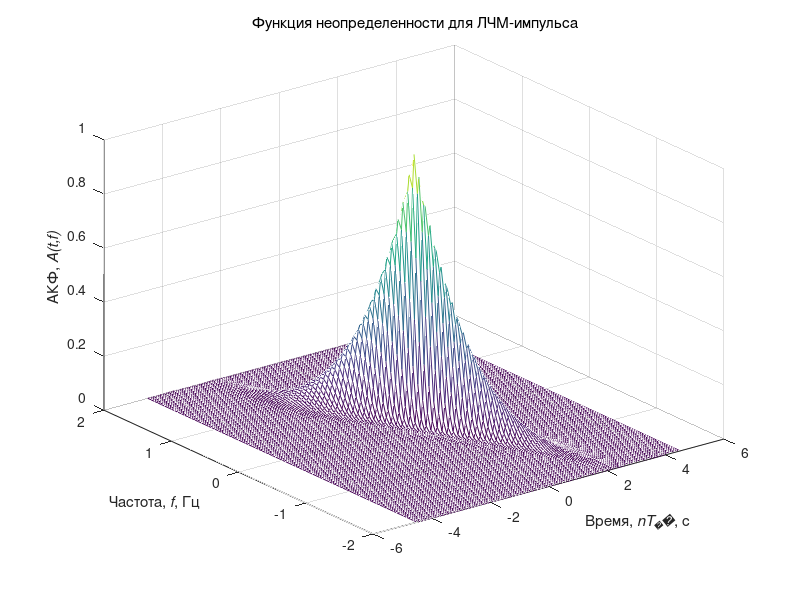
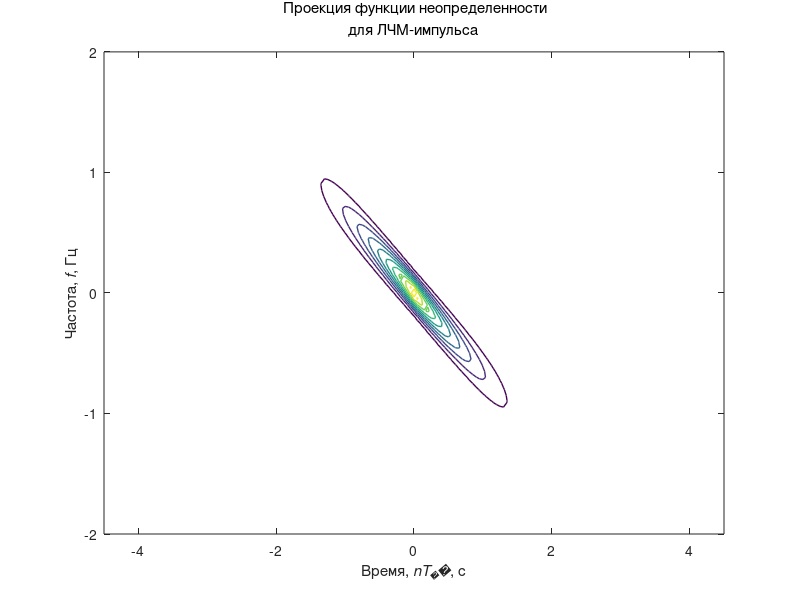
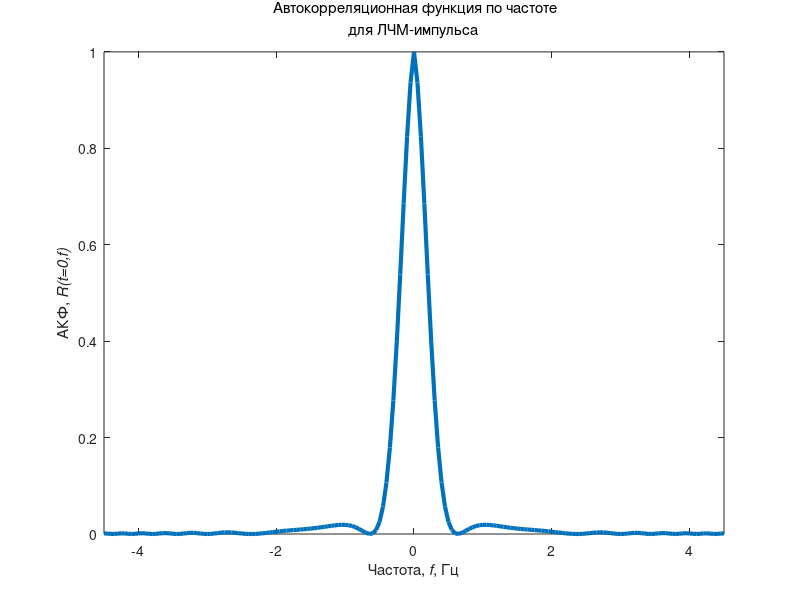
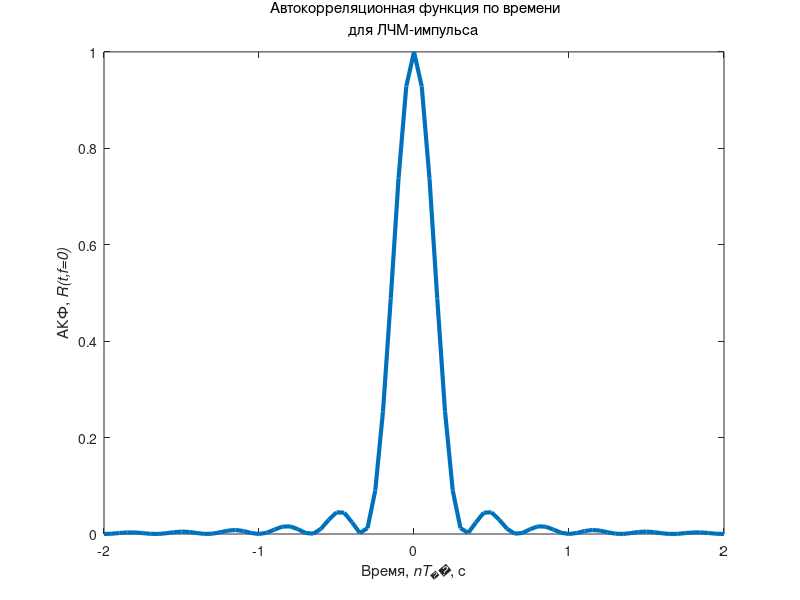

These charts were generated, in order, by the following MATLAB code:
% плагин pulse waveform analyzer
% фкмб - фазо-кода манипулируемый сигнал кода Баркера
% нчм - непрерывная частотная модуляция
% лчм - линейно частотная модуляция
% Имитационное моделирование и графическая визуализация
% функции неопределенности простых и сложных сигналов
clear all; % Очистка памяти
close all; % Закрытие всех окон с графиками
clc; % Очистка окна команд и сообщений
fontSize=10; % Размер шрифта графиков
fontType=''; % Тип шрифта графиков
% Цвет графиков
tColor='b'; % Временная область
tColorLight=[0.3 0.7 0.9]; % Временная область
Color0='r'; % Эталонные сигналы
fColor=[1 0.4 0]; % Частотная область
eColor=[0.85 0.325 0.098]; % Погрешности
eColorLight=[0.9 0.9 0.4]; % Погрешности
eColorDark=[0.635 0.078 0.184]; % Погрешности
tstep = 0.05; % Шаг по оси времени
fstep = 0.05; % Шаг по оси частоты
dT = 3; % Длительность импульса
N = 1.5;
tmin = -N * dT; % Диапазон значений по времени (мин)
tmax = N * dT; % Диапазон значений по времени (макс)
fmin = round(-4/dT)-1; % Диапазон значений по частоте (мин)
fmax = round(4/dT)+1; % Диапазон значений по частоте (макс)
t = tmin:tstep:tmax; % Значения по оси времени
f = fmin:fstep:fmax; % Значения по оси частоты
% Формирование значений двумерной автокорреляционной
% функции тонального импульса
% функции тонального импульса
fDelta = 2; % Ширина спектра импульса
mu = (fDelta*fmax)/(2*dT); % Лине
eps = 0.000001;
i = 0;
for ti = tmin:tstep:tmax
    i = i + 1;
    j = 0;
    for fj = fmin:fstep:fmax
        j = j + 1;
        val1 = 1. - abs(ti) / dT;
        val2 = pi * dT * (1.0 - abs(ti) / dT);
        val3 = (fj + mu * ti);
        val = val2 * val3;
        x(j,i) = abs( val1 * (sin(val+eps)/(val+eps))).^2;
    end
end

% Моделирование функции неопределености импульса с линейной частотной модуляцией
y = x.^2; % Формирование значений
% Формирование трехмерного графика
figure; mesh(t,f,y);
set(get(gcf, 'CurrentAxes'), 'FontSize', fontSize); % Изменение шрифта
xlabel ('Время,\it nT_д\rm, с'); % Надпись оси абсцисс
ylabel ('Частота,\it f\rm, Гц'); % Надпись оси ординат
zlabel('АКФ,\it A(t,f)'); % Надпись оси аппликат
title({'\rm Функция неопределенности для ЛЧМ-импульса'}); % Заголовок

% Формирование проекции
figure; contour(t,f,y,'Linewidth',1);
set(get(gcf, 'CurrentAxes'), 'FontSize', fontSize); % Изменение шрифта
xlabel ('Время,\it nT_д\rm, с'); % Надпись оси абсцисс
ylabel ('Частота,\it f\rm, Гц'); % Надпись оси ординат
title({'\rm Проекция функции неопределенности';...
'для ЛЧМ-импульса'}); % Заголовок
% Формирование автокорреляционной функции по частоте для ЛЧМ-импульса
xf=x((fmax-fmin)/(2*fstep)+1,:); % Формирование значений
% Формирование графика
figure; plot(t,xf,'Linewidth',3);
axis([tmin tmax 0 1]); % Диапазон значений осей
set(get(gcf, 'CurrentAxes'), 'FontSize', fontSize); % Изменение шрифта
xlabel ('Частота,\it f\rm, Гц'); % Надпись оси абсцисс
ylabel('АКФ,\it R(t=0,f)\rm'); % Надпись оси ординат
title({'\rm Автокорреляционная функция по частоте';...
'для ЛЧМ-импульса'}); % Заголовок
% Формирование автокорреляционной функции по времени для ЛЧМ-импульса
xt=x(:,(tmax-tmin)/(2*tstep)+1); % Формирование значений
% Формирование графика
figure; plot(f,xt,'Linewidth',3);
axis([fmin fmax 0 1]); % Диапазон значений осей
set(get(gcf, 'CurrentAxes'), 'FontSize', fontSize); % Изменение шрифта
xlabel ('Время,\it nT_д\rm, с'); % Надпись оси абсцисс
ylabel('АКФ,\it R(t,f=0)'); % Надпись оси ординат
title({'\rm Автокорреляционная функция по времени';...
'для ЛЧМ-импульса'}); % Заголовок
